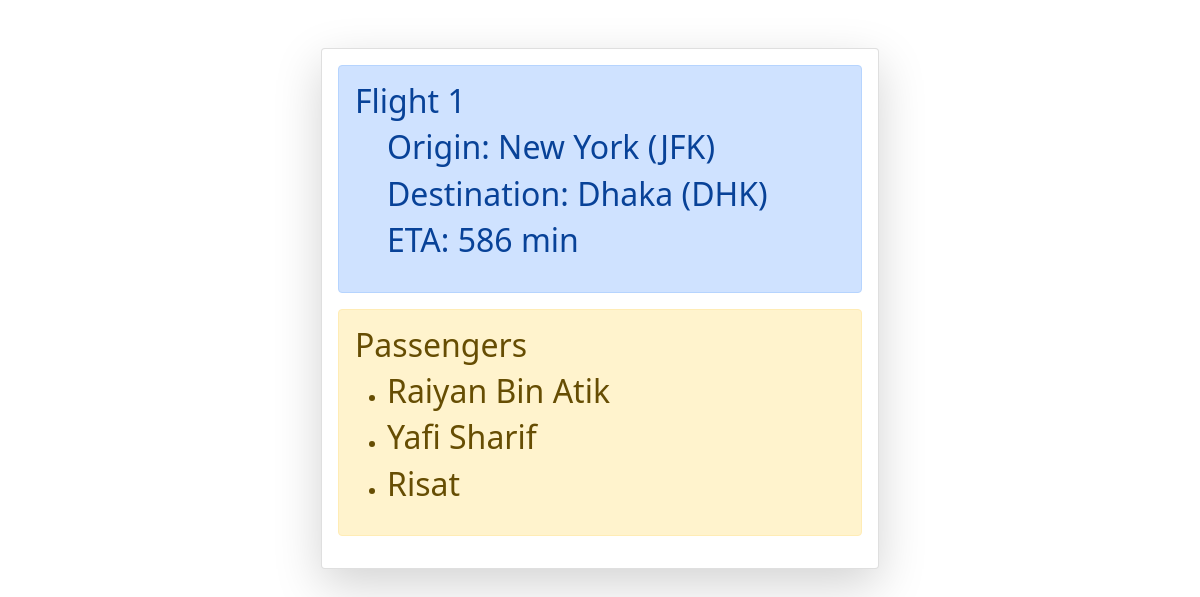
Screenshot of /flights/1/ with the database file from the repository.
### flights/models.py (models this page shows, shortened)
class Flight(models.Model):
    origin = models.ForeignKey(Airport, on_delete = models.CASCADE, related_name="departures")
    destination = models.ForeignKey(Airport, on_delete = models.CASCADE, related_name="arrivals")
    duration = models.IntegerField()

class Airport(models.Model):
    code = models.CharField(max_length = 3)
    city = models.CharField(max_length = 65)
    def __str__(self):
        return f"{self.city} ({self.code})"

class Passenger(models.Model):
    first = models.CharField(max_length = 65)
    last = models.CharField(max_length = 65)
    flight = models.ManyToManyField(Flight, blank=True, related_name="passengers")
    def __str__(self):
        return f"{self.first} {self.last}"

### flights/views.py (the view)
# urls.py: path("<int:pk>/", views.detail, name = 'detail')
def detail(request, pk):
    flight = Flight.objects.get(id = pk)
    context = {
        "ID": pk,
        "flights" : Flight.objects.all(),
        "flight" : flight,
        "passengers" : Passenger.objects.all(),
        "pass" : flight.passengers.all()
    }
    return render(request, "flights/detail.html", context = context)

### flights/templates/flights/detail.html
{% extends "flights/layout.html"%} {% block content %}
<div class="container mt-5">
  <div class="col-6 mx-auto card p-3 shadow-lg">
    <div class="alert alert-primary">
      <strong>
        <h2>Flight {{flight.id}}</h2>
        <ul>
          <h2>Origin: {{flight.origin}}</h2>
          <h2>Destination: {{flight.destination}}</h2>
          <h2>ETA: {{flight.duration}} min</h2>
        </ul>
      </strong>
    </div>
    <div class="alert alert-warning">
      <strong>
        <h2>Passengers</h2>
        <ul>
          {% for passenger in pass %}
          <li><h2>{{passenger}}</h2></li>
          {% empty %}
          <li><h2>No Passenger</h2></li>
          {% endfor %}
        </ul>
      </strong>
    </div>
  </div>
</div>
{% endblock %}

### rows the page displays
Flight: id "1", origin "New York (JFK)", destination "Dhaka (DHK)", duration "586"
Passenger: first+last "Raiyan Bin Atik"
Passenger: first+last "Yafi Sharif"
Passenger: first+last "Risat"
